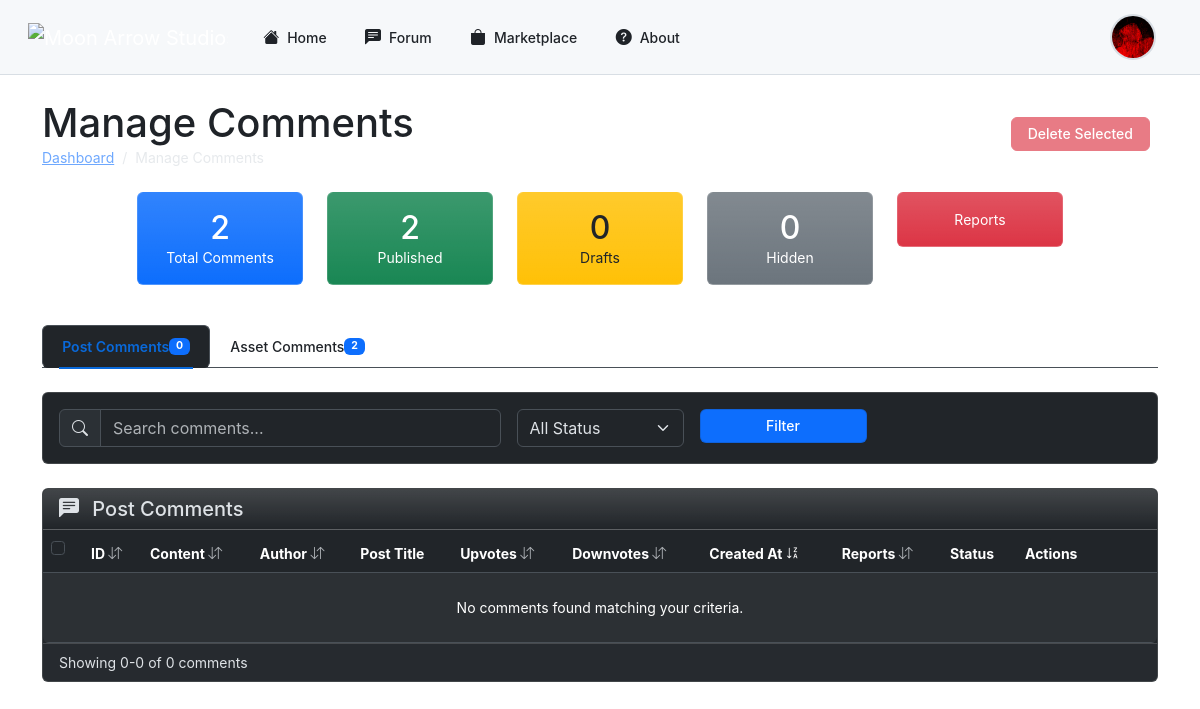
/php/admin/manage_comments.php (signed in), run on an earlier commit of the app's database.
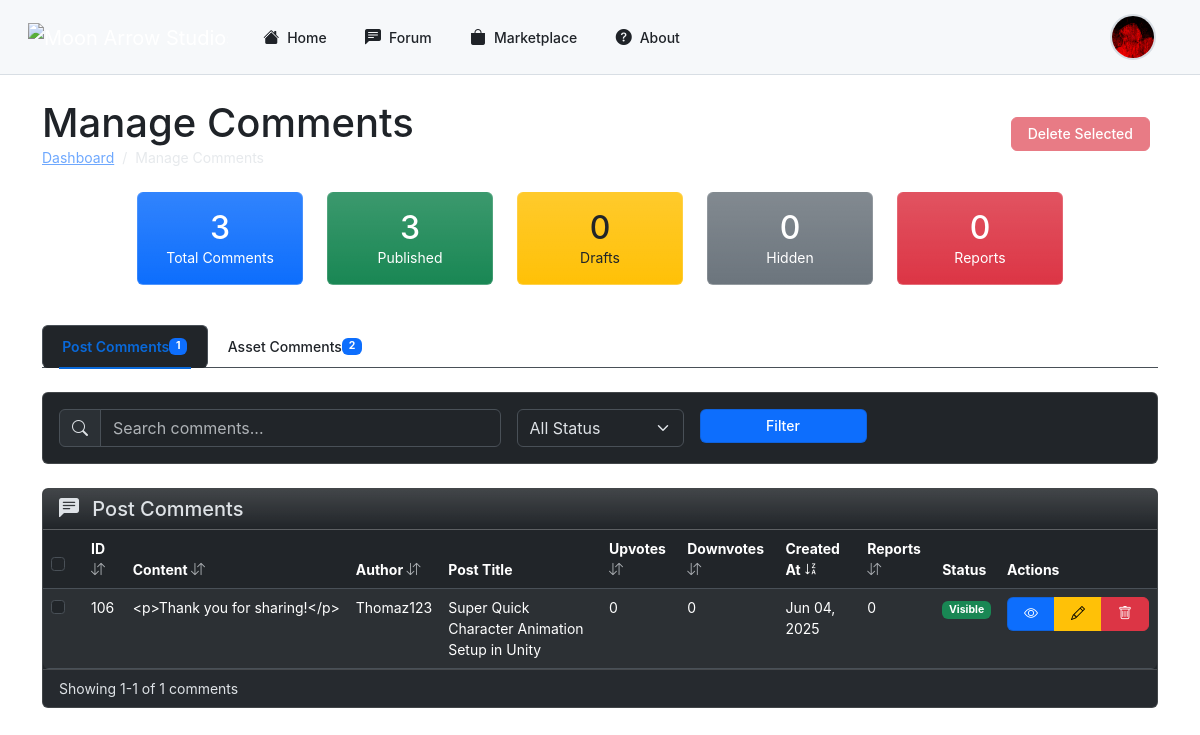
And on a later commit of the database.
### tables this page shows
CREATE TABLE IF NOT EXISTS `comments` (
  `id` int NOT NULL AUTO_INCREMENT,
  `post_id` int NOT NULL,
  `user_id` int NOT NULL,
  `content` text NOT NULL,
  `created_at` datetime DEFAULT CURRENT_TIMESTAMP,
  `parent_id` int DEFAULT NULL,
  `upvotes` int NOT NULL DEFAULT '0',
  `downvotes` int NOT NULL DEFAULT '0',
  `status` enum('published','draft','hidden') NOT NULL DEFAULT 'published',
  `reported_count` int NOT NULL DEFAULT '0',
  `updated_at` timestamp NULL DEFAULT CURRENT_TIMESTAMP ON UPDATE CURRENT_TIMESTAMP,
  `edited_at` timestamp NULL DEFAULT NULL,
  PRIMARY KEY (`id`),
  KEY `post_id` (`post_id`),
  KEY `user_id` (`user_id`),
  KEY `idx_parent_id` (`parent_id`)
);

CREATE TABLE IF NOT EXISTS `users` (
  `user_id` int NOT NULL AUTO_INCREMENT,
  `username` varchar(50) NOT NULL,
  `email` varchar(100) NOT NULL,
  `password` varchar(255) NOT NULL,
  `role` enum('admin','user') DEFAULT 'user',
  `created_at` datetime DEFAULT CURRENT_TIMESTAMP,
  `profile_picture` varchar(255) DEFAULT NULL,
  `banner` varchar(255) DEFAULT NULL,
  `description` text,
  `status` enum('active','suspended') NOT NULL DEFAULT 'active',
  `youtube` varchar(255) DEFAULT NULL,
  `linkedin` varchar(255) DEFAULT NULL,
  `twitter` varchar(255) DEFAULT NULL,
  `instagram` varchar(255) DEFAULT NULL,
  `github` varchar(255) DEFAULT NULL,
  `portfolio` varchar(255) DEFAULT NULL,
  `reported_count` int NOT NULL DEFAULT '0',
  `follow_notifications` tinyint(1) NOT NULL DEFAULT '1',
  `asset_comment_notifications` tinyint(1) NOT NULL DEFAULT '1',
  `reply_notifications` tinyint(1) NOT NULL DEFAULT '1',
  `notification_frequency` enum('instant','hourly','daily','weekly') NOT NULL DEFAULT 'instant',
  `email_updates` tinyint(1) NOT NULL DEFAULT '1',
  `comment_notifications` tinyint(1) NOT NULL DEFAULT '1',
  PRIMARY KEY (`user_id`),
  UNIQUE KEY `username` (`username`),
  UNIQUE KEY `email` (`email`)
);

CREATE TABLE IF NOT EXISTS `posts` (
  `id` int NOT NULL AUTO_INCREMENT,
  `title` varchar(255) NOT NULL,
  `content` text NOT NULL,
  `category_id` int NOT NULL,
  `hashtags` text,
  `images` text,
  `created_at` timestamp NULL DEFAULT CURRENT_TIMESTAMP,
  `videos` text,
  `user_id` int NOT NULL,
  `upvotes` int DEFAULT '0',
  `downvotes` int DEFAULT '0',
  `status` enum('published','draft','hidden') NOT NULL DEFAULT 'published',
  `views` int DEFAULT '0',
  `updated_at` timestamp NULL DEFAULT CURRENT_TIMESTAMP ON UPDATE CURRENT_TIMESTAMP,
  `reported_count` int DEFAULT '0',
  PRIMARY KEY (`id`),
  KEY `fk_posts_categories` (`category_id`),
  KEY `user_id` (`user_id`)
);

### php/admin/manage_comments.php (the view, shortened to what the rows shown need)
<?php
function getSortIcon($column) {
    global $sortBy, $sortOrder;
    if ($sortBy !== $column) {
        return '<i class="bi bi-arrow-down-up text-muted"></i>';
    } else if ($sortOrder === 'ASC') {
        return '<i class="bi bi-sort-alpha-down"></i>';
    } else {
        return '<i class="bi bi-sort-alpha-down-alt"></i>';
    }
}
require_once '../db_connect.php';
$query = "SELECT role FROM users WHERE user_id = ?";
$page = isset($_GET['page']) ? (int)$_GET['page'] : 1;
$limit = isset($_GET['limit']) ? (int)$_GET['limit'] : 10;
$offset = ($page - 1) * $limit;
$commentType = isset($_GET['type']) ? $_GET['type'] : 'post';
$sortBy = isset($_GET['sort']) ? $_GET['sort'] : 'created_at';
$sortOrder = isset($_GET['order']) ? $_GET['order'] : 'DESC';
if ($commentType === 'asset') {
    $query = "SELECT c.id, c.content, c.status, c.upvotes, c.downvotes, c.created_at, c.reported_count,
                    u.user_id, u.username, a.title as asset_title, c.parent_id,
                    'asset' as comment_type
             FROM comments_asset c
             JOIN users u ON c.user_id = u.user_id
             JOIN assets a ON c.asset_id = a.id
             WHERE 1=1";
} else {
    $query = "SELECT c.id, c.content, c.status, c.upvotes, c.downvotes, c.created_at, c.reported_count,
                    u.user_id, u.username, p.title as post_title, NULL as parent_id,
                    'post' as comment_type
             FROM comments c
             JOIN users u ON c.user_id = u.user_id
             JOIN posts p ON c.post_id = p.id
             WHERE 1=1";
}
$params = [];
$types = "";
$query .= " ORDER BY $sortBy $sortOrder LIMIT ? OFFSET ?";
$params[] = $limit;
$params[] = $offset;
$types .= "ii";
$stmt = $conn->prepare($query);
$stmt->bind_param($types, ...$params);
$stmt->execute();
$result = $stmt->get_result();
$comments = [];
while ($row = $result->fetch_assoc()) {
    $comments[] = $row;
}
?>
<!DOCTYPE html>
<html lang="en" data-bs-theme="dark">
<head>
    <link rel="stylesheet" href="https://cdn.jsdelivr.net/npm/bootstrap-icons@1.11.3/font/bootstrap-icons.min.css">
    <link rel="stylesheet" href="https://cdn.jsdelivr.net/npm/bootstrap@5.3.3/dist/css/bootstrap.min.css">
</head>
<body>
    <?php include('../header.php'); ?>
    <div class="container py-4">
    <div class="d-flex justify-content-between align-items-center mb-4">
    <div>
        <h1 class="mb-0">Manage Comments</h1>
    </div>
</div>
        <div class="card mb-4">
            <div class="card-body p-0">
                <div class="table-responsive">
                <table class="table table-hover table-striped mb-0">
                    <thead>
                        <tr>
                            <th width="40">
                                <div class="form-check">
                                    <input class="form-check-input" type="checkbox" id="selectAll">
                                </div>
                            </th>
                            <th class="cursor-pointer" onclick="changeSort('id')">
                                ID <?php echo getSortIcon('id'); ?>
                            </th>
                            <th class="cursor-pointer" onclick="changeSort('content')">
                                Content <?php echo getSortIcon('content'); ?>
                            </th>
                            <th class="cursor-pointer" onclick="changeSort('username')">
                                Author <?php echo getSortIcon('username'); ?>
                            </th>
                            <th>
                                <?php echo ($commentType === 'asset') ? 'Asset Title' : 'Post Title'; ?>
                            </th>
                            <th class="cursor-pointer" onclick="changeSort('upvotes')">
                                Upvotes <?php echo getSortIcon('upvotes'); ?>
                            </th>
                            <th class="cursor-pointer" onclick="changeSort('downvotes')">
                                Downvotes <?php echo getSortIcon('downvotes'); ?>
                            </th>
                            <th class="cursor-pointer" onclick="changeSort('created_at')">
                                Created At <?php echo getSortIcon('created_at'); ?>
                            </th>
                            <th class="cursor-pointer" onclick="changeSort('reported_count')">
                                Reports <?php echo getSortIcon('reported_count'); ?>
                            </th>
                            <th>Status</th>
                            <th class="actions-column">Actions</th>
                        </tr>
                    </thead>
                    <tbody>
                        <?php if (count($comments) > 0): ?>
                            <?php foreach ($comments as $comment): ?>
                                <tr<?php echo ($commentType === 'asset' && $comment['parent_id']) ? ' class="reply-comment"' : ''; ?>>
                                    <td>
                                        <div class="form-check">
                                            <input class="form-check-input comment-select" type="checkbox"
                                                data-type="<?php echo $comment['comment_type']; ?>"
                                                value="<?php echo $comment['id']; ?>">
                                        </div>
                                    </td>
                                    <td><?php echo $comment['id']; ?></td>
                                    <td class="truncate-text"><?php echo htmlspecialchars($comment['content']); ?></td>
                                    <td><?php echo htmlspecialchars($comment['username']); ?></td>
                                    <td>
                                        <?php if ($commentType === 'asset'): ?>
                                            <?php echo htmlspecialchars($comment['asset_title']); ?>
                                        <?php else: ?>
                                            <?php echo htmlspecialchars($comment['post_title']); ?>
                                        <?php endif; ?>
                                    </td>
                                    <td><?php echo $comment['upvotes']; ?></td>
                                    <td><?php echo $comment['downvotes']; ?></td>
                                    <td><?php echo date('M d, Y', strtotime($comment['created_at'])); ?></td>
                                    <td><?php echo $comment['reported_count']; ?></td>
                                    <td>
                                        <?php if ($comment['status'] === 'published'): ?>
                                            <span class="badge bg-success">Visible</span>
                                        <?php elseif ($comment['status'] === 'draft'): ?>
                                            <span class="badge bg-warning text-dark">Draft</span>
                                        <?php else: ?>
                                            <span class="badge bg-secondary">Hidden</span>
                                        <?php endif; ?>
                                    </td>
                                    <td class="actions-column">
                                        <div class="btn-group btn-group-sm">
                                            <a href="<?php echo $baseUrl; ?>php/admin/view_comment.php?id=<?php echo $comment['id']; ?>&type=<?php echo $comment['comment_type']; ?>" class="btn btn-primary" title="View">
                                                <i class="bi bi-eye"></i>
                                            </a>
                                            <a href="edit_comment.php?id=<?php echo $comment['id']; ?>&type=<?php echo $comment['comment_type']; ?>" class="btn btn-warning" title="Edit">
                                                <i class="bi bi-pencil"></i>
                                            </a>
                                            <button class="btn btn-danger delete-comment" data-bs-toggle="modal" data-bs-target="#deleteCommentModal"
                                                data-comment-id="<?php echo $comment['id']; ?>"
                                                data-comment-type="<?php echo $comment['comment_type']; ?>"
                                                data-comment-content="<?php echo htmlspecialchars($comment['content']); ?>" title="Delete">
                                                <i class="bi bi-trash"></i>
                                            </button>
                                        </div>
                                    </td>
                                </tr>
                            <?php endforeach; ?>
                        <?php else: ?>
                            <tr>
                                <td colspan="<?php echo ($commentType === 'asset') ? '13' : '12'; ?>" class="text-center py-4">No comments found matching your criteria.</td>
                            </tr>
                        <?php endif; ?>
                    </tbody>
                </table>
                </div>
            </div>
        </div>
    </div>
</body>
</html>

What changed in the data, as far as the page shows it:
added comments: id "106", content "<p>Thank you for sharing!</p>", user.username "Thomaz123", post.title "Super Quick Character Animation Setup in Unity", upvotes "0", downvotes "0", created_at "Jun 04, 2025", reported_count "0", status "Visible"
Also different on the page:
$comment_stats['total_comments']: "2" → "3"
$comment_stats['published_count']: "2" → "3"
$comment_stats['total_reports']: (not shown) → "0"
$comment_type_count['post_comments_count']: "0" → "1"
min(($page - 1) * $limit + 1, $totalRecords): "0" → "1"
min($page * $limit, $totalRecords): "0" → "1"
$totalRecords: "0" → "1"
text no longer shown: "No comments found matching your criteria."
